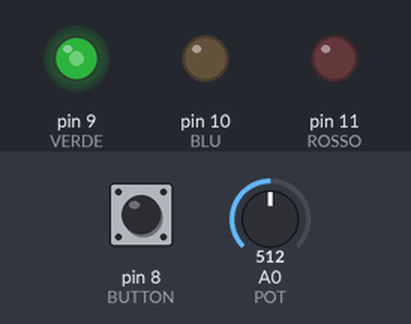
Bench run of a sketch on a simulated Arduino Uno, built with avr-gcc and run on an emulated ATmega328P. Shown: output pins drawn as LEDs (lit = HIGH). Inputs (shaded band) come from the test bench; at power-on: A0 (POT) = 512, pin 8 (BUTTON) LOW. What the sketch prints to the serial monitor is not drawn.

Above: at 1.2 s.
1.3 s: A0 (POT) set to 306
At 2.0 s:
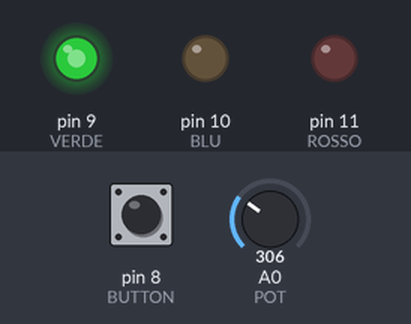
2.8 s: pin 8 (BUTTON) pulled HIGH for 0.15 s
At 4.1 s:
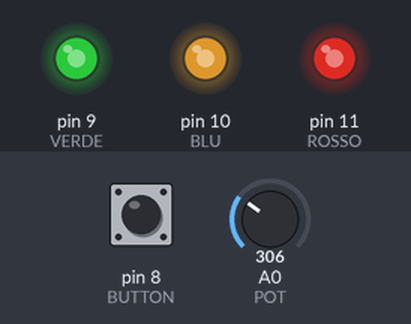
4.4 s: A0 (POT) set to 122
At 5.6 s:
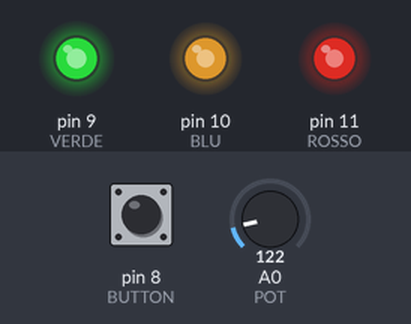
5.9 s: pin 8 (BUTTON) pulled HIGH for 1 s
At 6.7 s:
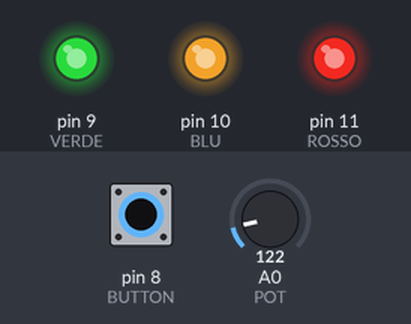
8.4 s: A0 (POT) set to 511
At 9.6 s:
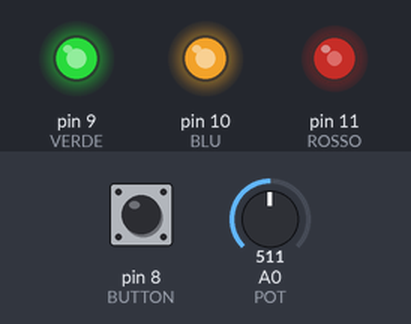
9.9 s: pin 8 (BUTTON) pulled HIGH for 0.15 s
At 10.9 s:
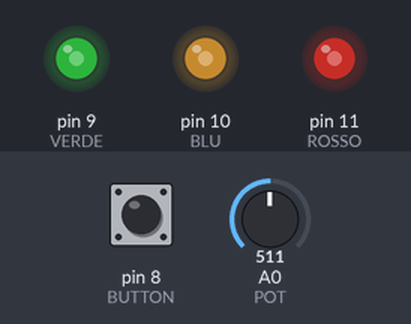
Timing chart, 0 to 12.5 s (numbered marks = the images above; inputs shaded):
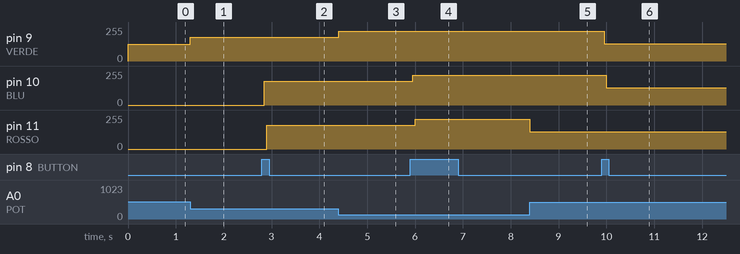

The sketch:

RGB_PWM_potenz.ino
```cpp
/* RGB led
 *
 *  Imposto tramite un potenziometro la luminosità d'un singolo led RGB alla volta.
 *  Cambio led usando il bottone.
 *  COMMON_CATODE
*/

const int BUTTON = 8;
const int VERDE = 9;
const int BLU = 10;
const int ROSSO = 11;
const int POT = A0;
int statoButton = 0;
int lastStatoButton = 0;
int countButton = 0;
int val;


void setup() {
  // imposta il pin IN/OUT
   Serial.begin(9600);
  pinMode(VERDE, OUTPUT);
  pinMode(BLU, OUTPUT);
  pinMode(ROSSO, OUTPUT);
  pinMode(BUTTON, INPUT);
  pinMode(POT, INPUT);

  // inizialmente il led RGB sarà acceso
  digitalWrite(VERDE, LOW);
  digitalWrite(BLU, LOW);
  digitalWrite(ROSSO, LOW);
}


void loop() {
  // Verifico se l'utente ha premuto il bottone
  if(digitalRead(BUTTON)){
    // Aspetto 50ms per far alzare il dito all'utente
    delay(50);
    // Cambio l'ultimo stato del bottone
    if(lastStatoButton==0) lastStatoButton=1;
    else lastStatoButton=0;
    // Aumento il count del bottone
    if(countButton<=1) countButton=countButton+1;
    else countButton=0;
  }

  Serial.println(countButton);
  val = analogRead(POT); // 0 to 1023

  switch (countButton){
    case 0:
      analogWrite(VERDE, 255-(val/4)); // 255 to 0
      break;
    case 1:
      analogWrite(BLU, 255-(val/4));
      break;
    case 2:
      analogWrite(ROSSO, 255-(val/4));
      break;
    }
}
```

Measured:
- after the input at 1.3 s, pin 9 (VERDE): 127/255 → 179/255 at once
- after the input at 2.8 s, pin 10 (BLU): 0/255 → 179/255 after 0.05 s; pin 11 (ROSSO): 0/255 → 179/255 after 0.10 s
- after the input at 4.4 s, pin 9 (VERDE): 179/255 → 225/255 at once
- after the input at 5.9 s, pin 10 (BLU): 179/255 → 225/255 after 0.05 s; pin 11 (ROSSO): 179/255 → 225/255 after 0.10 s
- after the input at 8.4 s, pin 11 (ROSSO): 225/255 → 128/255 at once
- after the input at 9.9 s, pin 9 (VERDE): 225/255 → 128/255 after 0.05 s; pin 10 (BLU): 225/255 → 128/255 after 0.10 s
